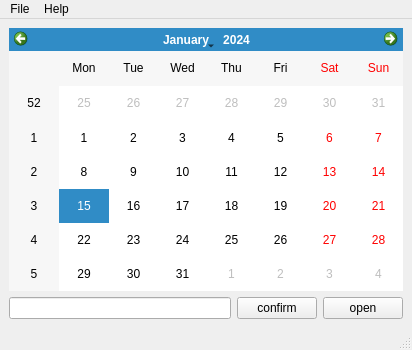
<?xml version="1.0" encoding="UTF-8"?>
<ui version="4.0">
 <class>main</class>
 <widget class="QMainWindow" name="main">
  <property name="windowModality">
   <enum>Qt::NonModal</enum>
  </property>
  <property name="enabled">
   <bool>true</bool>
  </property>
  <property name="geometry">
   <rect>
    <x>0</x>
    <y>0</y>
    <width>412</width>
    <height>350</height>
   </rect>
  </property>
  <property name="contextMenuPolicy">
   <enum>Qt::DefaultContextMenu</enum>
  </property>
  <property name="windowTitle">
   <string>demo</string>
  </property>
  <property name="windowIcon">
   <iconset resource="img.qrc">
    <normaloff>:/img/huang.jpg</normaloff>:/img/huang.jpg</iconset>
  </property>
  <widget class="QWidget" name="centralwidget">
   <layout class="QGridLayout" name="gridLayout">
    <item row="0" column="0">
     <layout class="QVBoxLayout" name="verticalLayout">
      <item>
       <widget class="QCalendarWidget" name="calendarWidget"/>
      </item>
      <item>
       <layout class="QHBoxLayout" name="horizontalLayout">
        <item>
         <widget class="QLineEdit" name="text_showdate"/>
        </item>
        <item>
         <widget class="QPushButton" name="btn_confirm">
          <property name="layoutDirection">
           <enum>Qt::LeftToRight</enum>
          </property>
          <property name="text">
           <string>confirm</string>
          </property>
          <property name="default">
           <bool>false</bool>
          </property>
         </widget>
        </item>
        <item>
         <widget class="QPushButton" name="btn_file">
          <property name="text">
           <string>open</string>
          </property>
         </widget>
        </item>
       </layout>
      </item>
     </layout>
    </item>
   </layout>
  </widget>
  <widget class="QMenuBar" name="menubar">
   <property name="geometry">
    <rect>
     <x>0</x>
     <y>0</y>
     <width>412</width>
     <height>23</height>
    </rect>
   </property>
   <widget class="QMenu" name="menuFile">
    <property name="title">
     <string>File</string>
    </property>
    <addaction name="actionOpen"/>
    <addaction name="actionExit"/>
   </widget>
   <widget class="QMenu" name="menuHelp">
    <property name="title">
     <string>Help</string>
    </property>
    <addaction name="actionAbout"/>
   </widget>
   <addaction name="menuFile"/>
   <addaction name="menuHelp"/>
  </widget>
  <widget class="QStatusBar" name="statusbar"/>
  <action name="actionExit">
   <property name="text">
    <string>Exit</string>
   </property>
   <property name="shortcut">
    <string>Ctrl+Q</string>
   </property>
  </action>
  <action name="actionAbout">
   <property name="text">
    <string>About</string>
   </property>
  </action>
  <action name="actionOpen">
   <property name="icon">
    <iconset resource="img.qrc">
     <normaloff>:/img/bird.jpg</normaloff>:/img/bird.jpg</iconset>
   </property>
   <property name="text">
    <string>Open</string>
   </property>
   <property name="shortcut">
    <string>Ctrl+O</string>
   </property>
  </action>
 </widget>
 <resources>
  <include location="img.qrc"/>
 </resources>
 <connections>
  <connection>
   <sender>actionExit</sender>
   <signal>triggered()</signal>
   <receiver>main</receiver>
   <slot>close()</slot>
   <hints>
    <hint type="sourcelabel">
     <x>-1</x>
     <y>-1</y>
    </hint>
    <hint type="destinationlabel">
     <x>205</x>
     <y>174</y>
    </hint>
   </hints>
  </connection>
 </connections>
</ui>
